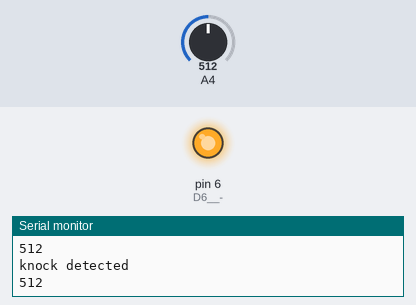
Simulated run of this sketch. Board: Arduino Uno, built with avr-gcc and run on an emulated ATmega328P. On the bench: output pins drawn as LEDs (lit = HIGH), the last lines printed to the serial monitor. The inputs (shaded band) are chosen by the test bench; at power-on: A4 = 512.

Above: at 1.2 s.
1.3 s: A4 set to 23
4.3 s: A4 set to 18
At 5.2 s:
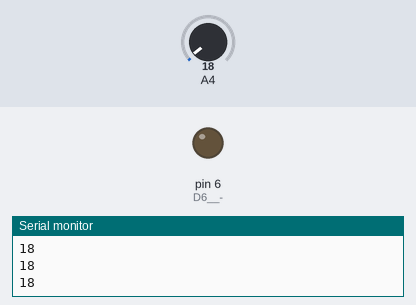
5.8 s: A4 set to 122
At 6.3 s:
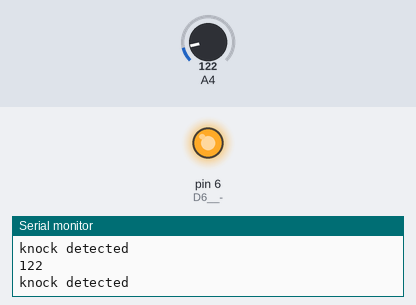
7.3 s: A4 set to 10
At 8.4 s:
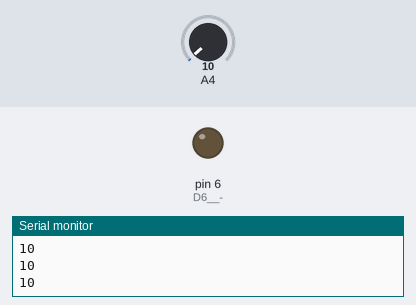
Timing chart, 0 to 9.8 s (numbered marks = the images above; inputs shaded):
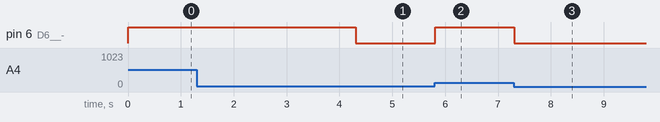

Measured:
- the behaviour switches between 21 and 20 on A4 (found by bisection; images 0 and 1)
- after the input at 4.3 s, pin 6 (D6__-): HIGH → LOW at once
- after the input at 5.8 s, pin 6 (D6__-): LOW → HIGH at once
- after the input at 7.3 s, pin 6 (D6__-): HIGH → LOW at once

The sketch:

knock_sensor.ino
```cpp
void setup()
{
	// put your setup code here, to run once:
	pinMode(4,INPUT);// A4
	pinMode(6,OUTPUT);// D6  -> to buzzer -> led
	Serial.begin(9600);
}

void loop()
{
	if(analogRead(4)>20)
	{
		Serial.println("knock detected");
		digitalWrite(6,1); //lightup  and  buzzer
	}
	else
	{
		digitalWrite(6,0);
	}
	delay(10);
	Serial.println(analogRead(4));  //prints val at A4 pin
}
```
